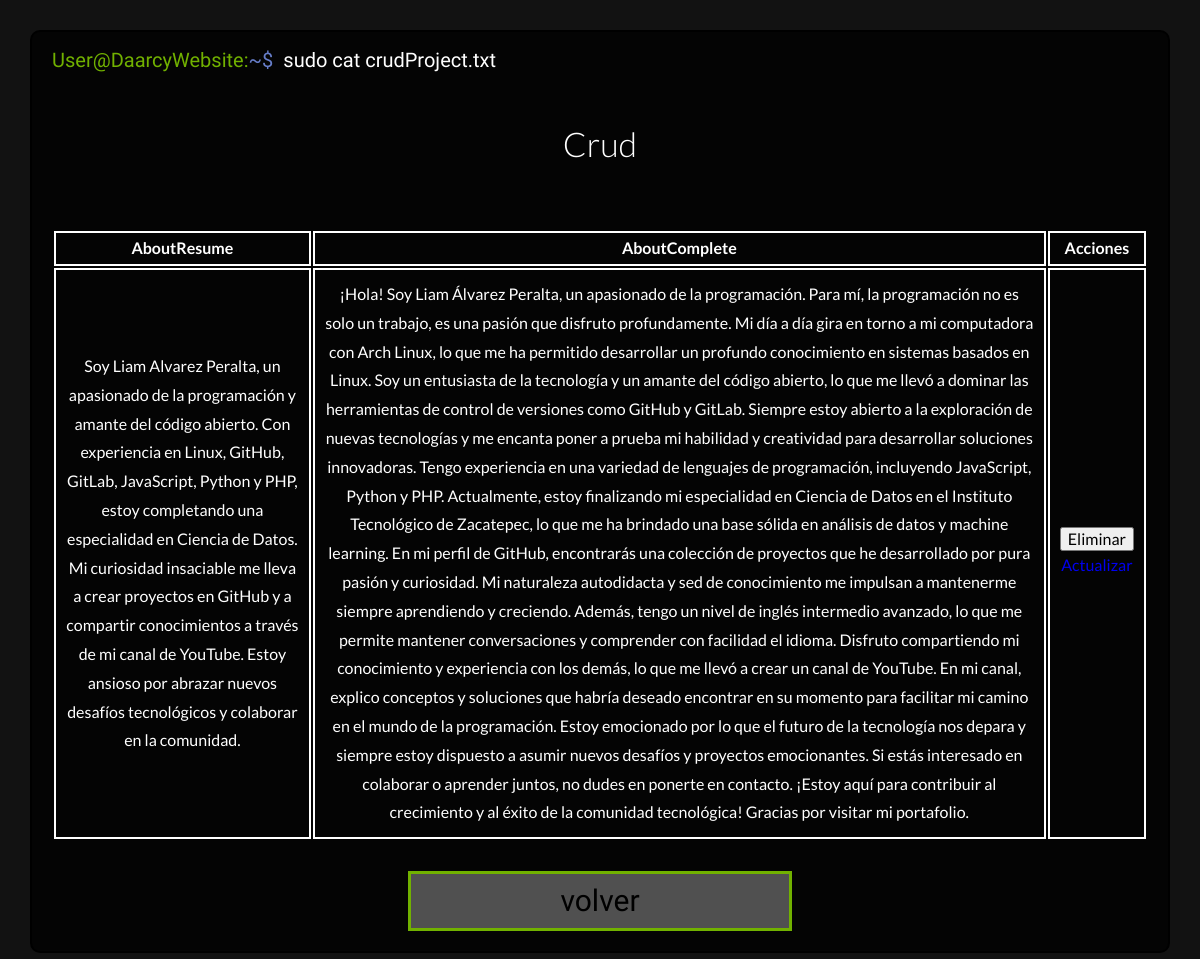
Before: /DaarcyDevAdmin/Crud/About (signed in) with the older database file.
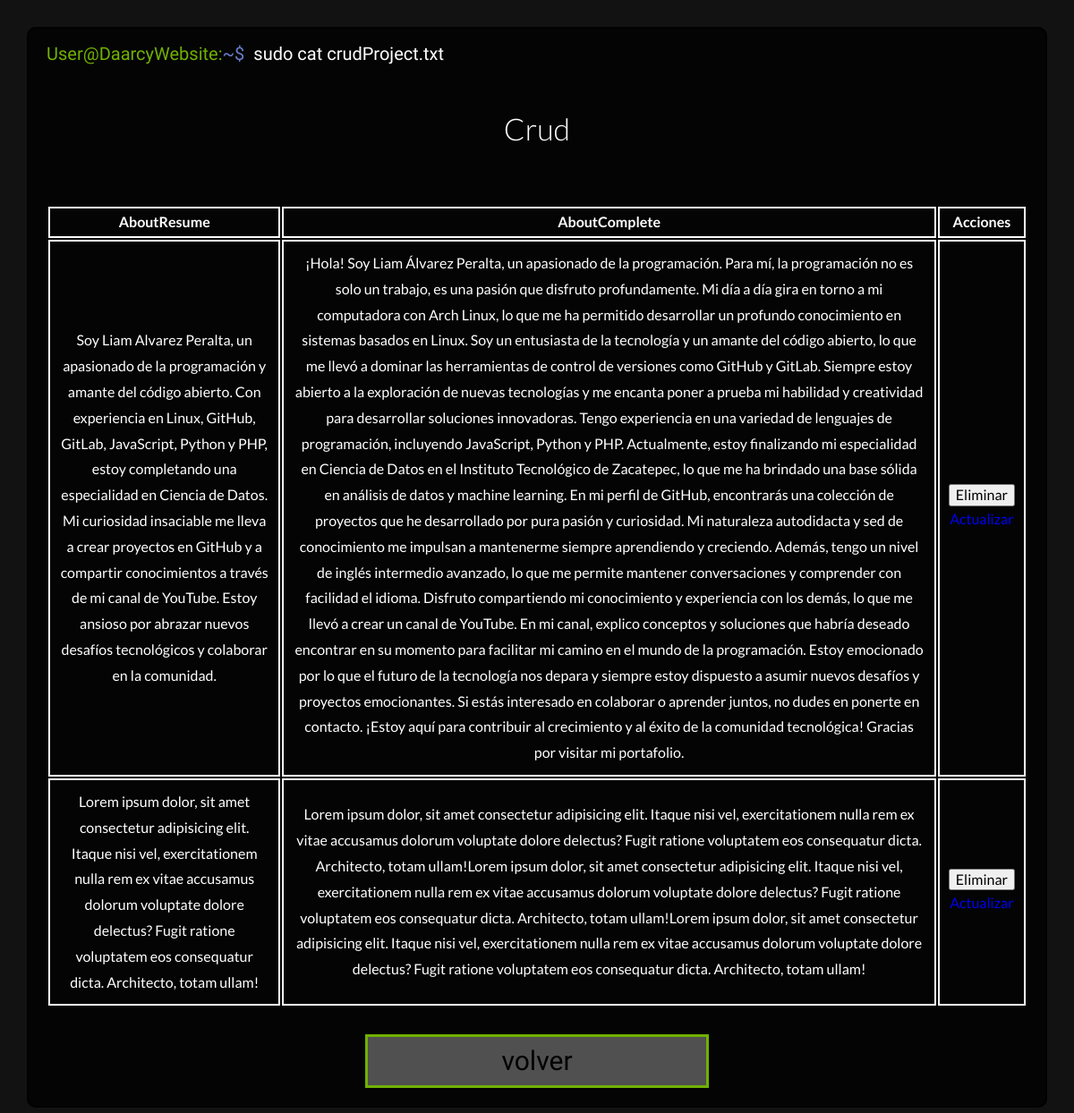
After: the same page with the newer database file.
### tasks/models.py (models this page shows, shortened)
class About(models.Model):
    aboutResume = models.CharField(max_length=500)
    aboutComplete = models.TextField()
    aboutImages = models.ImageField(upload_to='about_images/', blank=True, null=True)

### tasks/views.py (the view)
# urls.py: path("DaarcyDevAdmin/Crud/About",views.crudAbout, name="crudAbout"),
@login_required
def crudAbout(request):
    about = About.objects.all()
    return render ( request, 'aboutCrud.html', {
        "abouts":about,
    })

### tasks/templates/aboutCrud.html (shortened to what this page needs)
{% extends 'base.html' %} {% load static %} {% block content %}
<body class="bodyAdmin">
      <div class="terminalContent projects">
        <div class="comandLine">
          <h3 class="user">
            User@DaarcyWebsite:<span class="simbols">~$ </span
            ><span class="comand animationComand">sudo cat crudProject.txt</span>
          </h3>
        </div>
        <div class="text animationText">
            <div class="options">
                <h2>Crud</h2>
              <div class="details">
                <div class="websiteInfo">
                  <table class="propiedades">
                    <thead>
                        <tr>
                            <th>AboutResume</th>
                            <th>AboutComplete</th>
                            <th>Acciones</th>
                        </tr>
                    </thead>
                    <tbody>
                        {% for about in abouts %}
                        <tr>
                            <td>{{ about.aboutResume }}</td>
                            <td>{{ about.aboutComplete }}</td>
                            <td>
                                <form method="POST" action="{% url 'crudAboutDelete' about.id %}" class="w-100">
                                    <input type="submit" class="boton-rojo-block" value="Eliminar">
                                </form>
                                <a href="{% url 'crudAboutUpdate' about.id %}" class="boton-amarillo-block">Actualizar</a>
                            </td>
                        </tr>
                        {% endfor %}
                    </tbody>
                </table>
                </div>
              </div>
              <div class="buttonsOption">
                <a href="{% url 'crud' %}">volver</a>
              </div>
            </div>
          </div>
        </div>
</body>
{% endblock content %}

Changed rows visible on the page:
added About: aboutResume "Lorem ipsum dolor, sit amet consectetur adipisicing elit. Itaque nisi vel, exercitationem nulla rem ex vitae accusamus dolorum voluptate dolore delectus? Fugit ratione voluptatem eos consequatur dicta. Architecto, totam ullam!", aboutComplete "Lorem ipsum dolor, sit amet consectetur adipisicing elit. Itaque nisi vel, exercitationem nulla rem ex vitae accusamus dolorum voluptate dolore delectus? Fugit ratione voluptatem eos consequatur dicta. Architecto, totam ullam!Lorem ipsum dolor, sit amet consectetur adipisicing elit. Itaque nisi vel, exercitationem nulla rem ex vitae accusamus dolorum voluptate dolore delectus? Fugit ratione voluptatem eos consequatur dicta. Architecto, totam ullam!Lorem ipsum dolor, sit amet consectetur adipisicing elit. Itaque nisi vel, exercitationem nulla rem ex vitae accusamus dolorum voluptate dolore delectus? Fugit ratione voluptatem eos consequatur dicta. Architecto, totam ullam!"
